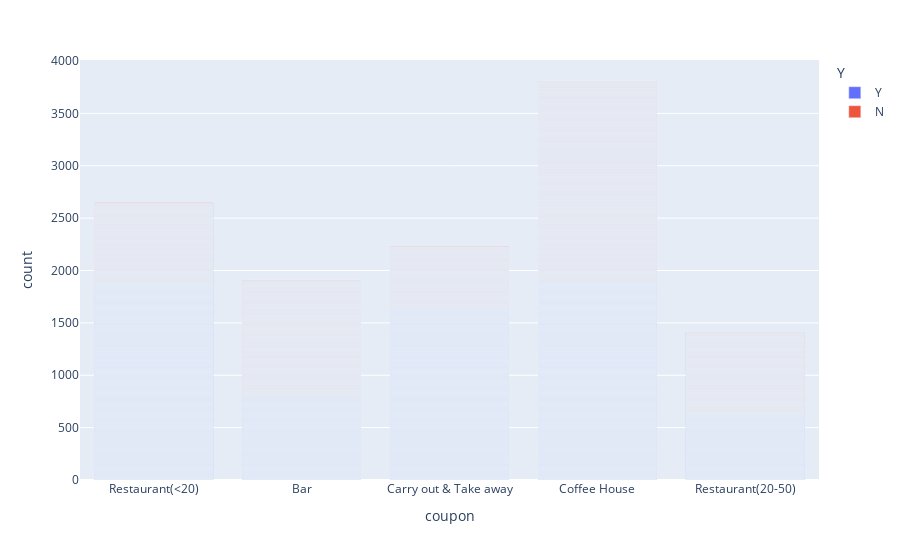

The code cell stored with this chart in its notebook:
### Markdown cell above
5. Use a bar plot to visualize the `coupon` column.

### Code cell
# Bar Plot

fig = px.bar(coupons, x='coupon',color='Y')

fig.show()

### Figure 1 — Plotly figure (JSON) as saved in the notebook; plotly's stock layout.template omitted (floating-point values rounded to 4 significant figures; data arrays with more than 128 entries replaced by an {"elided": "..."} marker saying what was removed)
{"data": [{"alignmentgroup": "True", "hovertemplate": "Y=Y<br>coupon=%{x}<br>count=%{y}<extra></extra>", "legendgroup": "Y", "marker": {"color": "#636efa", "pattern": {"shape": ""}}, "name": "Y", "offsetgroup": "Y", "orientation": "v", "showlegend": true, "textposition": "auto", "type": "bar", "x": {"elided": "6825 str values"}, "xaxis": "x", "y": {"elided": "6825 int values"}, "yaxis": "y"}, {"alignmentgroup": "True", "hovertemplate": "Y=N<br>coupon=%{x}<br>count=%{y}<extra></extra>", "legendgroup": "N", "marker": {"color": "#EF553B", "pattern": {"shape": ""}}, "name": "N", "offsetgroup": "N", "orientation": "v", "showlegend": true, "textposition": "auto", "type": "bar", "x": {"elided": "5182 str values"}, "xaxis": "x", "y": {"elided": "5182 int values"}, "yaxis": "y"}], "layout": {"barmode": "relative", "legend": {"title": {"text": "Y"}, "tracegroupgap": 0}, "margin": {"t": 60}, "xaxis": {"anchor": "y", "domain": [0, 1], "title": {"text": "coupon"}}, "yaxis": {"anchor": "x", "domain": [0, 1], "title": {"text": "count"}}}}
